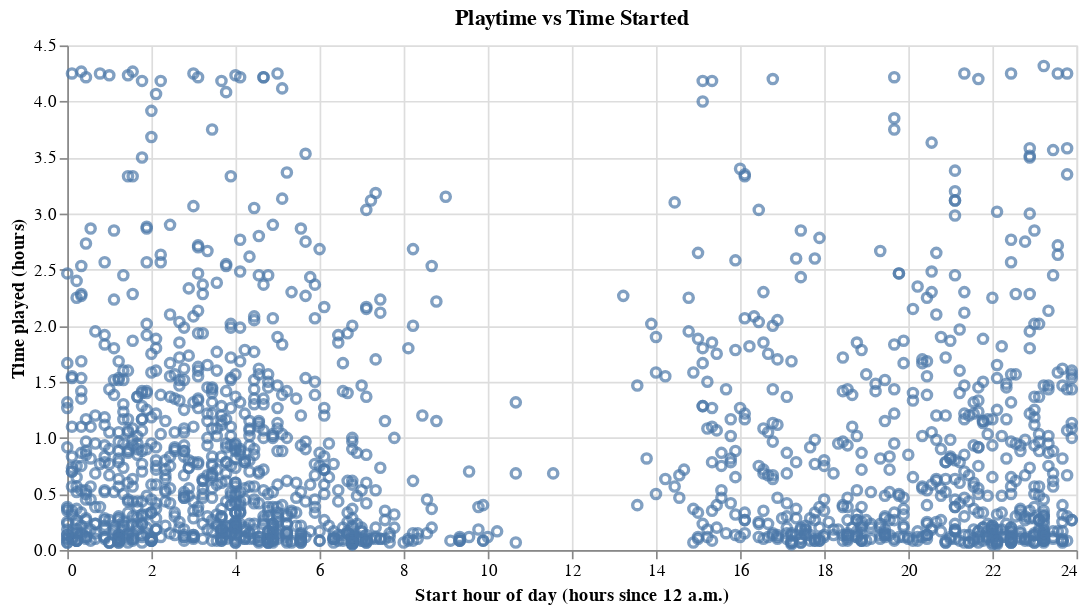

Notebook cell for this chart:
### Markdown cell above
^^^ replace marathon stuff with general plot, go into a bit more detail how we're defining function ...

### Code cell
alt.Chart(main_df).mark_point().encode(
    x=alt.X("start_hour_of_day",title="Start hour of day (hours since 12 a.m.)"),
    y=alt.Y("session_play_time",title="Time played (hours)"),
).properties(
    title="Playtime vs Time Started",width=600
)

### Figure 1 — Vega specification as saved in the notebook (floating-point values rounded to 4 significant figures; data arrays with more than 128 entries replaced by an {"elided": "..."} marker saying what was removed)
{"$schema": "https://vega.github.io/schema/vega/v5.json", "data": [{"name": "source_0", "values": {"elided": "1533 records"}}, {"name": "source_0_x_domain_start_hour_of_day", "values": [{"min": 0.0, "max": 23.89}]}, {"name": "source_0_y_domain_session_play_time", "values": [{"min": 0.05, "max": 4.317}]}], "marks": [{"type": "symbol", "name": "marks", "from": {"data": "source_0"}, "encode": {"update": {"opacity": {"value": 0.7}, "fill": {"value": "transparent"}, "y": {"field": "session_play_time", "scale": "y"}, "stroke": {"value": "#4c78a8"}, "x": {"field": "start_hour_of_day", "scale": "x"}}}, "style": ["point"]}], "scales": [{"name": "x", "type": "linear", "domain": [{"signal": "(data(\"source_0_x_domain_start_hour_of_day\")[0] || {}).min"}, {"signal": "(data(\"source_0_x_domain_start_hour_of_day\")[0] || {}).max"}], "range": [0, {"signal": "width"}], "zero": true, "nice": true}, {"name": "y", "type": "linear", "domain": [{"signal": "(data(\"source_0_y_domain_session_play_time\")[0] || {}).min"}, {"signal": "(data(\"source_0_y_domain_session_play_time\")[0] || {}).max"}], "range": [{"signal": "height"}, 0], "nice": true, "zero": true}], "axes": [{"scale": "x", "tickCount": {"signal": "ceil(width/40)"}, "gridScale": "y", "zindex": 0, "grid": true, "labels": false, "aria": false, "ticks": false, "minExtent": 0, "orient": "bottom", "domain": false, "maxExtent": 0}, {"scale": "y", "domain": false, "aria": false, "gridScale": "x", "ticks": false, "zindex": 0, "labels": false, "tickCount": {"signal": "ceil(height/40)"}, "orient": "left", "grid": true, "maxExtent": 0, "minExtent": 0}, {"scale": "x", "orient": "bottom", "grid": false, "tickCount": {"signal": "ceil(width/40)"}, "title": "Start hour of day (hours since 12 a.m.)", "zindex": 0, "labelOverlap": true, "labelFlush": true}, {"scale": "y", "orient": "left", "zindex": 0, "title": "Time played (hours)", "labelOverlap": true, "tickCount": {"signal": "ceil(height/40)"}, "grid": false}], "title": {"text": "Playtime vs Time Started", "frame": "group"}, "background": "white", "width": 600, "padding": 5, "height": 300, "style": "cell"}
